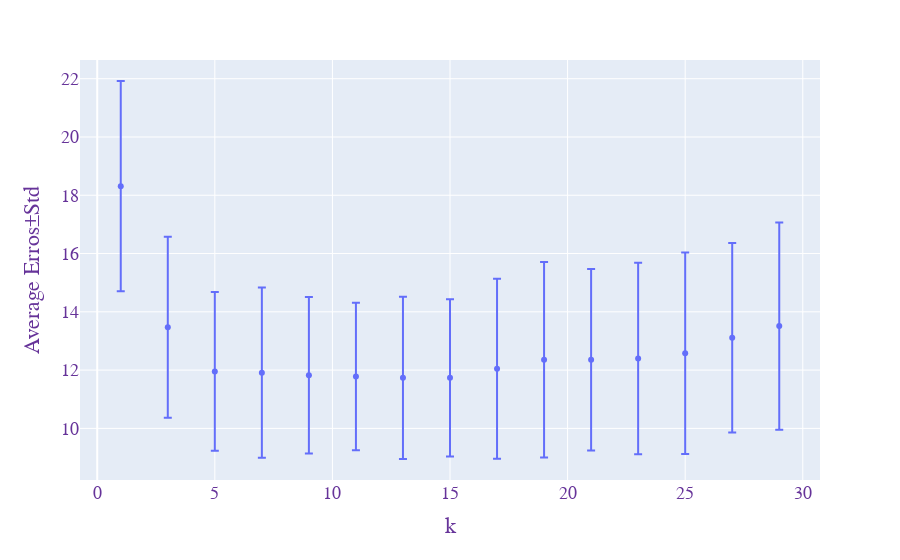

The cell this chart's notebook holds for it:
### Markdown cell above
Develop a schema to find the appropriate number of neighbors. Plot the decision boundaries and the testing error for the better solution.<b>
Note: A robust estimation implies the reporting of statistical measures that account for bias and variability, such as mean and variance.

### Code cell
import plotly.express as px
runs=np.arange(0,30)
ks=np.arange(1,30,2)

errMat=np.zeros((runs.shape[0],ks.shape[0]))

for r in runs:#Create several training/testing partitions
    X_train, X_test, y_train, y_test = train_test_split(X, y, train_size=0.5, test_size=0.5)
    #Obtain training standardization factors and standardize training and testing data
    muTr=np.mean(X_train,axis=0)
    stdTr=np.std(X_train,axis=0)
    X_train=(X_train-muTr)/stdTr
    X_test=(X_test-muTr)/stdTr
    
    ki=0
    for k in ks:#Evaluate different ks
        #fit knn
        knn = KNeighborsClassifier(n_neighbors=k)
        knn.fit(X_train, y_train)
        yp=knn.predict(X_test)
        #Evaluate error
        Hits=(np.where(yp==y_test)[0]).shape[0]
        Acc=Hits/y_test.shape[0]
        
        #Store error
        errMat[r,ki]=(1-Acc)*100
        ki=ki+1
#at the end compute average error and error standard deviation
avgError=np.mean(errMat,axis=0)
stdError=np.std(errMat,axis=0)
 
#Display average error as function of k
fig = px.scatter(x=ks, y=avgError,error_y=stdError)
fig.update_layout(
    xaxis=dict(
        title=dict(
            text="k"
        )
    ),
    yaxis=dict(
        title=dict(
            text="Average Erros±Std"
        )
    ),
    font=dict(
        family="Courier New, monospace",
        size=18,
        color="RebeccaPurple"
    )
)
fig.show()

#Fing the best k
optK=ks[np.where(avgError==np.min(avgError))[0]][0]
print("Best k="+str(optK))

#Train again knn with best k
knn = KNeighborsClassifier(n_neighbors=optK)
knn.fit(X_train, y_train)

yp=knn.predict(X_test)

Hits=(np.where(yp==y_test)[0]).shape[0]

Acc=Hits/y_test.shape[0]

Err=(1-Acc)*100

print("Error (%)="+str(Err))

disp = DecisionBoundaryDisplay.from_estimator(
    knn, X_test, response_method="predict",
    xlabel="ART", ylabel="PRM",
    alpha=0.5,
)
disp.ax_.scatter(X_test[:, 0], X_test[:, 1], c=y_test, edgecolor="k")

### Figure 1 — Plotly figure (JSON) as saved in the notebook; plotly's stock layout.template omitted (floating-point values rounded to 4 significant figures)
{"data": [{"error_y": {"array": [3.61, 3.105, 2.721, 2.92, 2.683, 2.532, 2.784, 2.698, 3.088, 3.354, 3.116, 3.287, 3.454, 3.249, 3.557]}, "hovertemplate": "x=%{x}<br>y=%{y}<extra></extra>", "legendgroup": "", "marker": {"color": "#636efa", "symbol": "circle"}, "mode": "markers", "name": "", "orientation": "v", "showlegend": false, "type": "scatter", "x": [1, 3, 5, 7, 9, 11, 13, 15, 17, 19, 21, 23, 25, 27, 29], "xaxis": "x", "y": [18.31, 13.47, 11.96, 11.91, 11.82, 11.78, 11.73, 11.73, 12.04, 12.36, 12.36, 12.4, 12.58, 13.11, 13.51], "yaxis": "y"}], "layout": {"autosize": true, "font": {"color": "RebeccaPurple", "family": "Courier New, monospace", "size": 18}, "legend": {"tracegroupgap": 0}, "margin": {"t": 60}, "xaxis": {"anchor": "y", "autorange": true, "domain": [0, 1], "range": [-0.6773, 30.68], "title": {"text": "k"}, "type": "linear"}, "yaxis": {"anchor": "x", "autorange": true, "domain": [0, 1], "range": [8.229, 22.64], "title": {"text": "Average Erros±Std"}, "type": "linear"}}}
